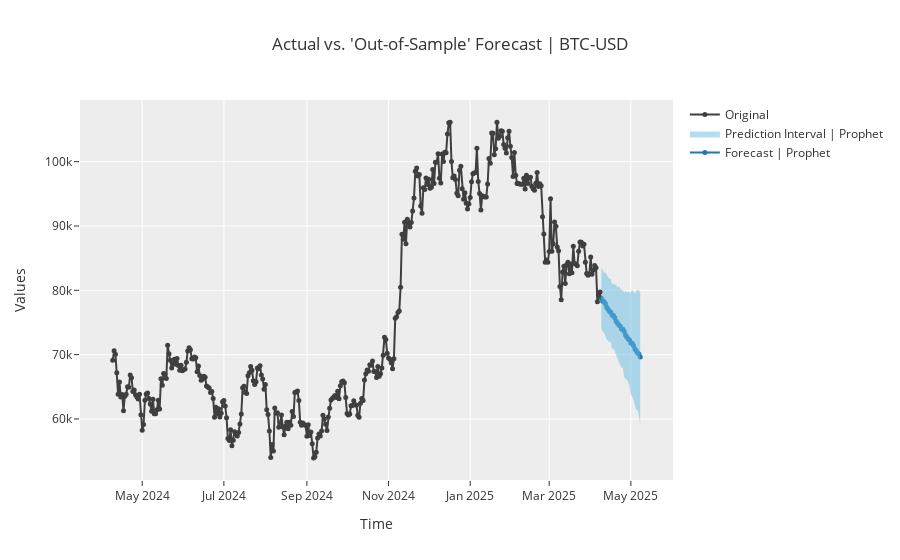

Notebook cell for this chart:
### Code cell
#Plot prophet model forecast
plot_model(final_prophet, plot='forecast')
